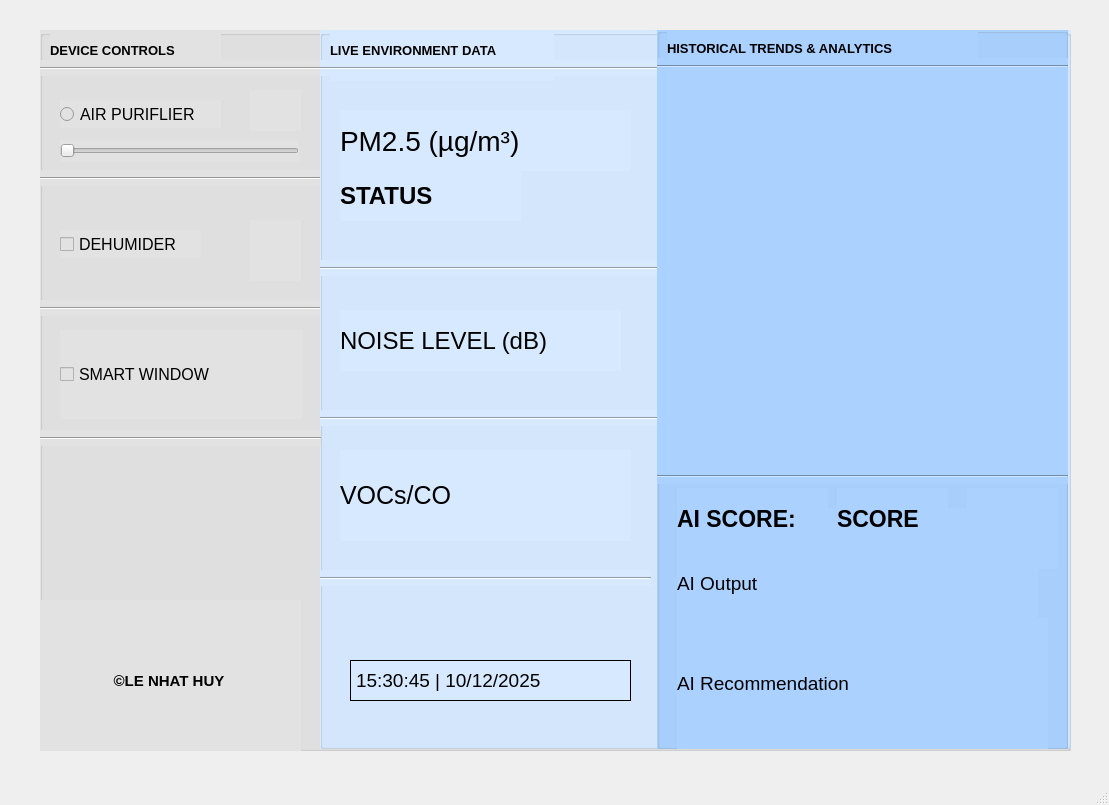
<?xml version="1.0" encoding="UTF-8"?>
<ui version="4.0">
 <class>MainWindow</class>
 <widget class="QMainWindow" name="MainWindow">
  <property name="geometry">
   <rect>
    <x>0</x>
    <y>0</y>
    <width>1109</width>
    <height>805</height>
   </rect>
  </property>
  <property name="windowTitle">
   <string>MainWindow</string>
  </property>
  <widget class="QWidget" name="centralwidget">
   <widget class="QWidget" name="horizontalLayoutWidget">
    <property name="geometry">
     <rect>
      <x>40</x>
      <y>30</y>
      <width>1031</width>
      <height>721</height>
     </rect>
    </property>
    <layout class="QHBoxLayout" name="horizontalLayout">
     <item>
      <widget class="QGroupBox" name="groupBox">
       <property name="styleSheet">
        <string notr="true">background-color:rgb(225, 226, 225);</string>
       </property>
       <property name="title">
        <string/>
       </property>
       <widget class="QLabel" name="lbl_device_controls_2">
        <property name="geometry">
         <rect>
          <x>10</x>
          <y>0</y>
          <width>171</width>
          <height>41</height>
         </rect>
        </property>
        <property name="font">
         <font>
          <pointsize>10</pointsize>
          <weight>75</weight>
          <bold>true</bold>
         </font>
        </property>
        <property name="text">
         <string>DEVICE CONTROLS</string>
        </property>
       </widget>
       <widget class="Line" name="line_14">
        <property name="geometry">
         <rect>
          <x>0</x>
          <y>30</y>
          <width>281</width>
          <height>16</height>
         </rect>
        </property>
        <property name="orientation">
         <enum>Qt::Horizontal</enum>
        </property>
       </widget>
       <widget class="Line" name="line_15">
        <property name="geometry">
         <rect>
          <x>0</x>
          <y>140</y>
          <width>281</width>
          <height>16</height>
         </rect>
        </property>
        <property name="orientation">
         <enum>Qt::Horizontal</enum>
        </property>
       </widget>
       <widget class="Line" name="line_16">
        <property name="geometry">
         <rect>
          <x>0</x>
          <y>270</y>
          <width>281</width>
          <height>16</height>
         </rect>
        </property>
        <property name="orientation">
         <enum>Qt::Horizontal</enum>
        </property>
       </widget>
       <widget class="QGroupBox" name="groupBox_2">
        <property name="geometry">
         <rect>
          <x>280</x>
          <y>0</y>
          <width>751</width>
          <height>719</height>
         </rect>
        </property>
        <property name="autoFillBackground">
         <bool>false</bool>
        </property>
        <property name="styleSheet">
         <string notr="true">background-color: rgb(215, 233, 255);</string>
        </property>
        <property name="title">
         <string/>
        </property>
        <widget class="QLabel" name="lbl_live_data_2">
         <property name="geometry">
          <rect>
           <x>10</x>
           <y>-10</y>
           <width>224</width>
           <height>61</height>
          </rect>
         </property>
         <property name="font">
          <font>
           <pointsize>10</pointsize>
           <weight>75</weight>
           <bold>true</bold>
          </font>
         </property>
         <property name="text">
          <string>LIVE ENVIRONMENT DATA</string>
         </property>
        </widget>
        <widget class="QLabel" name="lbl_pm25_value_2">
         <property name="geometry">
          <rect>
           <x>20</x>
           <y>80</y>
           <width>291</width>
           <height>61</height>
          </rect>
         </property>
         <property name="font">
          <font>
           <pointsize>21</pointsize>
          </font>
         </property>
         <property name="text">
          <string>PM2.5 (µg/m³)</string>
         </property>
        </widget>
        <widget class="QLabel" name="lbl_noise_value_2">
         <property name="geometry">
          <rect>
           <x>20</x>
           <y>280</y>
           <width>281</width>
           <height>61</height>
          </rect>
         </property>
         <property name="font">
          <font>
           <pointsize>18</pointsize>
          </font>
         </property>
         <property name="text">
          <string>NOISE LEVEL (dB)</string>
         </property>
        </widget>
        <widget class="QLabel" name="lbl_voc_value_2">
         <property name="geometry">
          <rect>
           <x>20</x>
           <y>420</y>
           <width>291</width>
           <height>91</height>
          </rect>
         </property>
         <property name="font">
          <font>
           <pointsize>19</pointsize>
          </font>
         </property>
         <property name="text">
          <string>VOCs/CO</string>
         </property>
        </widget>
        <widget class="QLabel" name="lbl_pm25_status_2">
         <property name="geometry">
          <rect>
           <x>20</x>
           <y>140</y>
           <width>181</width>
           <height>51</height>
          </rect>
         </property>
         <property name="font">
          <font>
           <pointsize>18</pointsize>
           <weight>75</weight>
           <italic>false</italic>
           <bold>true</bold>
          </font>
         </property>
         <property name="text">
          <string>STATUS</string>
         </property>
        </widget>
        <widget class="Line" name="line_11">
         <property name="geometry">
          <rect>
           <x>0</x>
           <y>30</y>
           <width>341</width>
           <height>16</height>
          </rect>
         </property>
         <property name="orientation">
          <enum>Qt::Horizontal</enum>
         </property>
        </widget>
        <widget class="Line" name="line_12">
         <property name="geometry">
          <rect>
           <x>0</x>
           <y>230</y>
           <width>341</width>
           <height>16</height>
          </rect>
         </property>
         <property name="orientation">
          <enum>Qt::Horizontal</enum>
         </property>
        </widget>
        <widget class="Line" name="line_13">
         <property name="geometry">
          <rect>
           <x>0</x>
           <y>380</y>
           <width>341</width>
           <height>16</height>
          </rect>
         </property>
         <property name="orientation">
          <enum>Qt::Horizontal</enum>
         </property>
        </widget>
        <widget class="QGroupBox" name="groupBox_3">
         <property name="geometry">
          <rect>
           <x>337</x>
           <y>-2</y>
           <width>411</width>
           <height>721</height>
          </rect>
         </property>
         <property name="minimumSize">
          <size>
           <width>0</width>
           <height>0</height>
          </size>
         </property>
         <property name="font">
          <font>
           <weight>50</weight>
           <bold>false</bold>
          </font>
         </property>
         <property name="autoFillBackground">
          <bool>false</bool>
         </property>
         <property name="styleSheet">
          <string notr="true">background-color: rgb(170, 209, 255);</string>
         </property>
         <property name="title">
          <string/>
         </property>
         <property name="flat">
          <bool>false</bool>
         </property>
         <property name="checkable">
          <bool>false</bool>
         </property>
         <widget class="QLabel" name="lbl_analytics_2">
          <property name="geometry">
           <rect>
            <x>10</x>
            <y>0</y>
            <width>311</width>
            <height>41</height>
           </rect>
          </property>
          <property name="font">
           <font>
            <pointsize>10</pointsize>
            <weight>75</weight>
            <bold>true</bold>
           </font>
          </property>
          <property name="text">
           <string>HISTORICAL TRENDS &amp; ANALYTICS</string>
          </property>
         </widget>
         <widget class="QWidget" name="chart_widget_2" native="true">
          <property name="geometry">
           <rect>
            <x>0</x>
            <y>40</y>
            <width>411</width>
            <height>401</height>
           </rect>
          </property>
         </widget>
         <widget class="QLabel" name="lbl_ai_sound_class_2">
          <property name="geometry">
           <rect>
            <x>20</x>
            <y>480</y>
            <width>361</width>
            <height>151</height>
           </rect>
          </property>
          <property name="font">
           <font>
            <pointsize>14</pointsize>
           </font>
          </property>
          <property name="text">
           <string>AI Output</string>
          </property>
         </widget>
         <widget class="QLabel" name="lbl_noise_value_4">
          <property name="geometry">
           <rect>
            <x>20</x>
            <y>590</y>
            <width>371</width>
            <height>131</height>
           </rect>
          </property>
          <property name="font">
           <font>
            <pointsize>14</pointsize>
           </font>
          </property>
          <property name="text">
           <string>AI Recommendation</string>
          </property>
         </widget>
         <widget class="Line" name="line_9">
          <property name="geometry">
           <rect>
            <x>0</x>
            <y>30</y>
            <width>411</width>
            <height>16</height>
           </rect>
          </property>
          <property name="orientation">
           <enum>Qt::Horizontal</enum>
          </property>
         </widget>
         <widget class="Line" name="line_10">
          <property name="geometry">
           <rect>
            <x>0</x>
            <y>440</y>
            <width>411</width>
            <height>16</height>
           </rect>
          </property>
          <property name="orientation">
           <enum>Qt::Horizontal</enum>
          </property>
         </widget>
         <widget class="QLabel" name="lbl_clean_score_value">
          <property name="geometry">
           <rect>
            <x>180</x>
            <y>460</y>
            <width>111</width>
            <height>61</height>
           </rect>
          </property>
          <property name="font">
           <font>
            <pointsize>17</pointsize>
            <weight>75</weight>
            <bold>true</bold>
           </font>
          </property>
          <property name="text">
           <string>SCORE</string>
          </property>
         </widget>
         <widget class="QLabel" name="lbl_clean_score_value_2">
          <property name="geometry">
           <rect>
            <x>20</x>
            <y>460</y>
            <width>151</width>
            <height>61</height>
           </rect>
          </property>
          <property name="font">
           <font>
            <pointsize>17</pointsize>
            <weight>75</weight>
            <bold>true</bold>
           </font>
          </property>
          <property name="text">
           <string>AI SCORE:</string>
          </property>
         </widget>
         <widget class="QLabel" name="label_3">
          <property name="geometry">
           <rect>
            <x>310</x>
            <y>460</y>
            <width>91</width>
            <height>81</height>
           </rect>
          </property>
          <property name="styleSheet">
           <string notr="true">IMAGE: url(:/logosp/artifical-intelligence.png);</string>
          </property>
          <property name="text">
           <string/>
          </property>
         </widget>
        </widget>
        <widget class="Line" name="line_25">
         <property name="geometry">
          <rect>
           <x>0</x>
           <y>540</y>
           <width>331</width>
           <height>16</height>
          </rect>
         </property>
         <property name="orientation">
          <enum>Qt::Horizontal</enum>
         </property>
        </widget>
        <widget class="QLabel" name="lbl_current_time">
         <property name="geometry">
          <rect>
           <x>30</x>
           <y>630</y>
           <width>281</width>
           <height>41</height>
          </rect>
         </property>
         <property name="font">
          <font>
           <pointsize>14</pointsize>
          </font>
         </property>
         <property name="frameShape">
          <enum>QFrame::Box</enum>
         </property>
         <property name="text">
          <string>15:30:45 | 10/12/2025</string>
         </property>
        </widget>
       </widget>
       <widget class="QLabel" name="LOGOHCMUTE">
        <property name="geometry">
         <rect>
          <x>-130</x>
          <y>570</y>
          <width>391</width>
          <height>161</height>
         </rect>
        </property>
        <property name="font">
         <font>
          <pointsize>11</pointsize>
          <weight>75</weight>
          <italic>false</italic>
          <bold>true</bold>
         </font>
        </property>
        <property name="styleSheet">
         <string notr="true">image: url(:/logo/logo hcmute cơ bản.png);</string>
        </property>
        <property name="text">
         <string>                                                 ©LE NHAT HUY</string>
        </property>
       </widget>
       <widget class="Line" name="line_26">
        <property name="geometry">
         <rect>
          <x>0</x>
          <y>400</y>
          <width>281</width>
          <height>16</height>
         </rect>
        </property>
        <property name="orientation">
         <enum>Qt::Horizontal</enum>
        </property>
       </widget>
       <widget class="QWidget" name="horizontalLayoutWidget_4">
        <property name="geometry">
         <rect>
          <x>20</x>
          <y>300</y>
          <width>243</width>
          <height>89</height>
         </rect>
        </property>
        <layout class="QHBoxLayout" name="horizontalLayout_4">
         <item>
          <widget class="QCheckBox" name="chk_smart_windows_2">
           <property name="font">
            <font>
             <pointsize>12</pointsize>
            </font>
           </property>
           <property name="text">
            <string>SMART WINDOW</string>
           </property>
           <property name="iconSize">
            <size>
             <width>200</width>
             <height>200</height>
            </size>
           </property>
          </widget>
         </item>
         <item>
          <widget class="QLabel" name="label">
           <property name="styleSheet">
            <string notr="true">image: url(:/window/window.png);</string>
           </property>
           <property name="text">
            <string/>
           </property>
          </widget>
         </item>
        </layout>
       </widget>
       <widget class="QCheckBox" name="chk_dehumidifier_2">
        <property name="geometry">
         <rect>
          <x>20</x>
          <y>200</y>
          <width>141</width>
          <height>28</height>
         </rect>
        </property>
        <property name="font">
         <font>
          <pointsize>12</pointsize>
         </font>
        </property>
        <property name="text">
         <string>DEHUMIDER</string>
        </property>
        <property name="iconSize">
         <size>
          <width>200</width>
          <height>200</height>
         </size>
        </property>
       </widget>
       <widget class="QLabel" name="airicon">
        <property name="geometry">
         <rect>
          <x>210</x>
          <y>60</y>
          <width>51</width>
          <height>41</height>
         </rect>
        </property>
        <property name="styleSheet">
         <string notr="true">
image: url(:/air/power-on.png);
</string>
        </property>
        <property name="text">
         <string/>
        </property>
       </widget>
       <widget class="QRadioButton" name="chk_air_purifier_2">
        <property name="geometry">
         <rect>
          <x>20</x>
          <y>70</y>
          <width>161</width>
          <height>28</height>
         </rect>
        </property>
        <property name="font">
         <font>
          <pointsize>12</pointsize>
          <weight>50</weight>
          <bold>false</bold>
         </font>
        </property>
        <property name="text">
         <string>AIR PURIFLIER</string>
        </property>
        <property name="iconSize">
         <size>
          <width>200</width>
          <height>200</height>
         </size>
        </property>
        <property name="autoRepeatDelay">
         <number>300</number>
        </property>
       </widget>
       <widget class="QSlider" name="sld_purifier_mode_2">
        <property name="geometry">
         <rect>
          <x>20</x>
          <y>110</y>
          <width>239</width>
          <height>22</height>
         </rect>
        </property>
        <property name="orientation">
         <enum>Qt::Horizontal</enum>
        </property>
       </widget>
       <widget class="QLabel" name="label_2">
        <property name="geometry">
         <rect>
          <x>210</x>
          <y>190</y>
          <width>51</width>
          <height>61</height>
         </rect>
        </property>
        <property name="styleSheet">
         <string notr="true">image: url(:/humid/doamoff.png);</string>
        </property>
        <property name="text">
         <string/>
        </property>
       </widget>
      </widget>
     </item>
    </layout>
   </widget>
  </widget>
  <widget class="QMenuBar" name="menubar">
   <property name="geometry">
    <rect>
     <x>0</x>
     <y>0</y>
     <width>1109</width>
     <height>26</height>
    </rect>
   </property>
  </widget>
  <widget class="QStatusBar" name="statusbar"/>
 </widget>
 <resources>
  <include location="logohcmuteimg.qrc"/>
  <include location="logosp.qrc"/>
  <include location="window.qrc"/>
  <include location="humid.qrc"/>
  <include location="onoff.qrc"/>
  <include location="aircondi.qrc"/>
 </resources>
 <connections/>
</ui>
